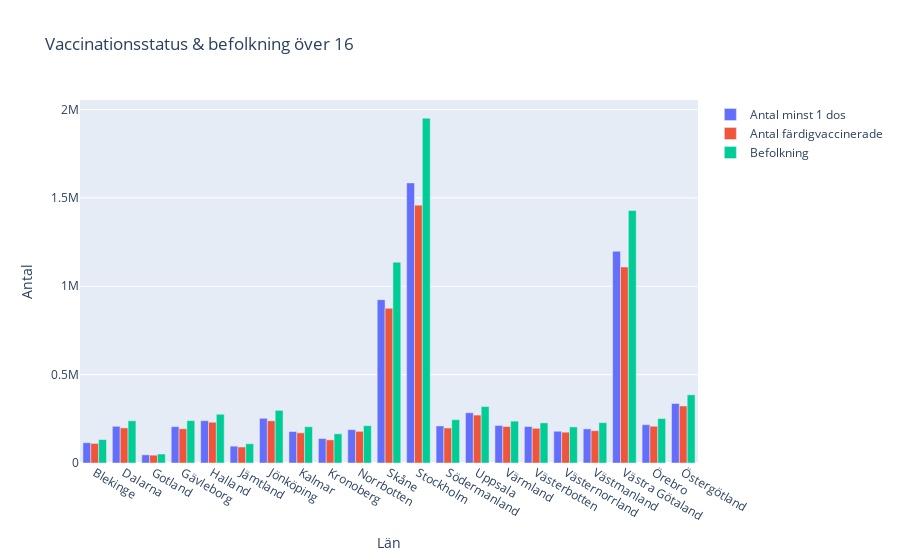

Notebook code for this chart:
### Code cell
fig = px.bar(df3, x = "Län_namn", y = ["Antal minst 1 dos", "Antal färdigvaccinerade",
                "Befolkning"], labels = {'value': 'Antal', 'Län_namn': 'Län'}, 
                title = "Vaccinationsstatus & befolkning över 16")
fig.update_layout(barmode = 'group',
                legend_title = None)
fig.write_html("visualiseringar/3.CovidVaccStatusPlotly.html")
fig.show()

### Figure 1 — Plotly figure (JSON) as saved in the notebook; plotly's stock layout.template omitted (floating-point values rounded to 4 significant figures)
{"data": [{"alignmentgroup": "True", "hovertemplate": "variable=Antal minst 1 dos<br>Län=%{x}<br>Antal=%{y}<extra></extra>", "legendgroup": "Antal minst 1 dos", "marker": {"color": "#636efa", "pattern": {"shape": ""}}, "name": "Antal minst 1 dos", "offsetgroup": "Antal minst 1 dos", "orientation": "v", "showlegend": true, "textposition": "auto", "type": "bar", "x": ["Blekinge", "Dalarna", "Gotland", "Gävleborg", "Halland", "Jämtland", "Jönköping", "Kalmar", "Kronoberg", "Norrbotten", "Skåne", "Stockholm", "Södermanland", "Uppsala", "Värmland", "Västerbotten", "Västernorrland", "Västmanland", "Västra Götaland", "Örebro", "Östergötland"], "xaxis": "x", "y": [114711, 207596, 46143, 205563, 239400, 95357, 252915, 178030, 138254, 188604, 924401, 1584895, 209702, 284138, 212359, 206223, 179601, 193000, 1198310, 216725, 336692], "yaxis": "y"}, {"alignmentgroup": "True", "hovertemplate": "variable=Antal färdigvaccinerade<br>Län=%{x}<br>Antal=%{y}<extra></extra>", "legendgroup": "Antal färdigvaccinerade", "marker": {"color": "#EF553B", "pattern": {"shape": ""}}, "name": "Antal färdigvaccinerade", "offsetgroup": "Antal färdigvaccinerade", "orientation": "v", "showlegend": true, "textposition": "auto", "type": "bar", "x": ["Blekinge", "Dalarna", "Gotland", "Gävleborg", "Halland", "Jämtland", "Jönköping", "Kalmar", "Kronoberg", "Norrbotten", "Skåne", "Stockholm", "Södermanland", "Uppsala", "Värmland", "Västerbotten", "Västernorrland", "Västmanland", "Västra Götaland", "Örebro", "Östergötland"], "xaxis": "x", "y": [110497, 198688, 44359, 193853, 230634, 90406, 238710, 170670, 130930, 179118, 875634, 1459095, 198260, 271144, 206427, 196346, 174331, 182788, 1108998, 207926, 322632], "yaxis": "y"}, {"alignmentgroup": "True", "hovertemplate": "variable=Befolkning<br>Län=%{x}<br>Antal=%{y}<extra></extra>", "legendgroup": "Befolkning", "marker": {"color": "#00cc96", "pattern": {"shape": ""}}, "name": "Befolkning", "offsetgroup": "Befolkning", "orientation": "v", "showlegend": true, "textposition": "auto", "type": "bar", "x": ["Blekinge", "Dalarna", "Gotland", "Gävleborg", "Halland", "Jämtland", "Jönköping", "Kalmar", "Kronoberg", "Norrbotten", "Skåne", "Stockholm", "Södermanland", "Uppsala", "Värmland", "Västerbotten", "Västernorrland", "Västmanland", "Västra Götaland", "Örebro", "Östergötland"], "xaxis": "x", "y": [132463, 238920, 50863, 239812, 275840, 108953, 298157, 205281, 165291, 211129, 1136603, 1951266, 244962, 319391, 236675, 227145, 204091, 228378, 1428628, 251671, 385978], "yaxis": "y"}], "layout": {"barmode": "group", "legend": {"title": {}, "tracegroupgap": 0}, "title": {"text": "Vaccinationsstatus & befolkning över 16"}, "xaxis": {"anchor": "y", "domain": [0, 1], "title": {"text": "Län"}}, "yaxis": {"anchor": "x", "domain": [0, 1], "title": {"text": "Antal"}}}}
